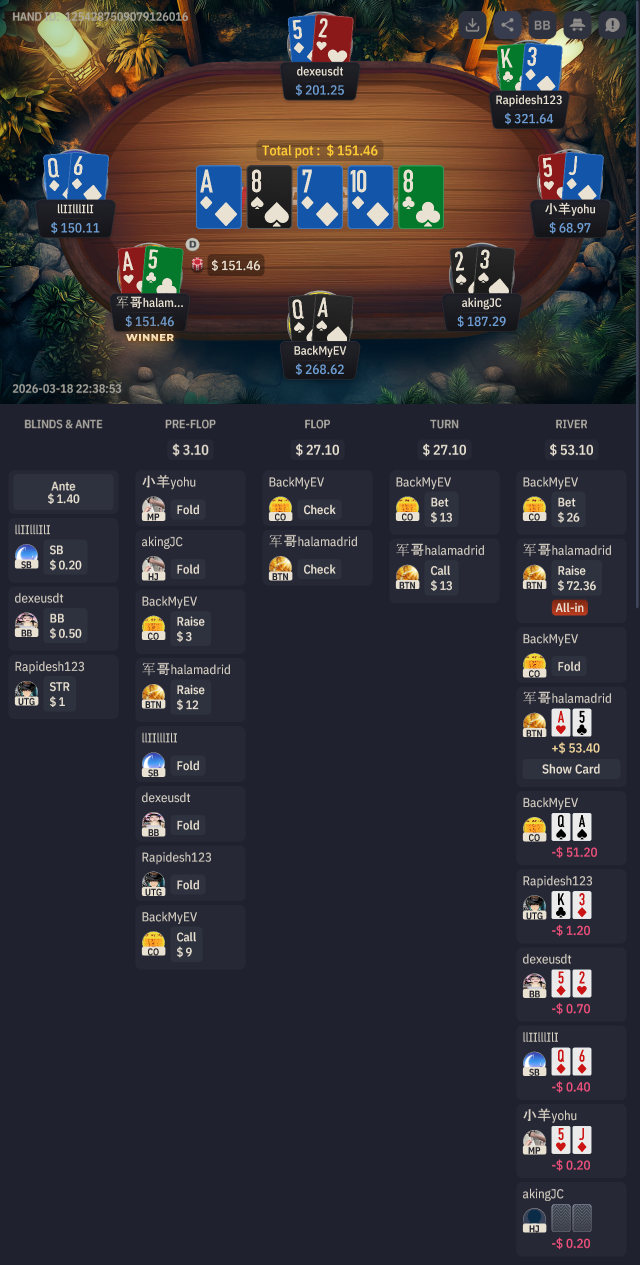
#> input picture ocr-service/ocr6.png, 1280 x 2529 px (shown at 1/2 size); its folder holds 5 pictures in this run
$ python auto_crop_board_suits.py
#> lines starting #> are read from the running program, lines starting #| are printed output that depends on the picture
### ocr-service/engine.py
import re
import os
import json
import logging
import time

import cv2
import numpy as np

logger = logging.getLogger(__name__)

# ─────────────────────────────────────────────
# Card Recognition Utilities
# ─────────────────────────────────────────────

VALID_RANKS = frozenset({'a', 'k', 'q', 'j', 't', '10', '9', '8', '7', '6', '5', '4', '3', '2'})

RANK_MAP = {
    '10': '10', '1o': '10', 'io': '10', 'l0': '10',
    '1': 'A',
    '09': '9', '06': '6', '08': '8', '07': '7',
    '05': '5', '04': '4', '03': '3', '02': '2',
    'o9': '9', 'o6': '6', 'o8': '8', 'o4': '4',
    'ok': 'K', 'oq': 'Q', 'oj': 'J',
}

# Pre-compiled regex patterns (avoid re-compiling per call)
_RE_RANK_SUIT = re.compile(r'^((?:10|[2-9TJQKA]))([HDCS])$', re.IGNORECASE)
_RE_RANK_SUIT_VALID = re.compile(r'^(?:10|[2-9TJQKA])[HDCS]$', re.IGNORECASE)


# [40 lines left out: functions normalize_card_rank, is_valid_card_rank, not called in this run]


# ─────────────────────────────────────────────
# LayoutEngine
# ─────────────────────────────────────────────
class LayoutEngine:
    def __init__(self, config_path="layout_config.json"):
        if os.path.exists(config_path):
            with open(config_path, 'r') as f:
                self.config = json.load(f)
        else:
            self.config = {"layouts": []}
        self.templates_dir = "templates/anchors"
        self._x_scale = 1.0

        # Cache anchor templates at init — avoid cv2.imread per frame
        self._anchor_cache = {}
        for layout in self.config.get('layouts', []):
            anchor_file = layout.get('anchor_file')
            if anchor_file:
                template_path = os.path.join(self.templates_dir, anchor_file)
                if os.path.exists(template_path):
                    img = cv2.imread(template_path, 0)
                    if img is not None:
                        self._anchor_cache[anchor_file] = img

    def match_layout(self, image, ocr_engine=None):
        """
        Multi-signal layout detection.
        Score = anchor_match (70%) + aspect_ratio bonus (30%).
        OCR keyword matching is optional and skipped if ocr_engine is None.
        Returns (layout_dict, score) for best match above threshold.
        """
        gray = cv2.cvtColor(image, cv2.COLOR_BGR2GRAY)
        h, w = image.shape[:2]
        aspect_ratio = w / float(h)

        # Call OCR only if an engine is provided (for backward compat)
        ocr_results = []
        if ocr_engine:
            try:
                res = ocr_engine.ocr(image, cls=False)
                if res and res[0]:
                    ocr_results = res[0]
            except Exception as e:
                logger.warning(f"[LayoutEngine] OCR signal failed: {e}")

        best_match = None
        max_score = -1
        anchor_weight = 0.6 if ocr_results else 0.7

        for layout in self.config.get('layouts', []):
            score = 0.0

            # Signal 1: Anchor template matching (from cache)
            anchor_file = layout.get('anchor_file')
            if anchor_file:
                template = self._anchor_cache.get(anchor_file)
                if template is not None:
                    res = cv2.matchTemplate(gray, template, cv2.TM_CCOEFF_NORMED)
                    _, cur_max_val, _, _ = cv2.minMaxLoc(res)
                    score += cur_max_val * anchor_weight
                    logger.debug(f"[LayoutEngine] {layout['name']} anchor score: {cur_max_val:.3f}")

            # Signal 2: OCR keyword match (weight 30%, skipped if no OCR)
            keyword = layout.get('anchor_text', '').lower()
            if keyword and ocr_results:
                for line in ocr_results:
                    if keyword in line[1][0].lower():
                        score += line[1][1] * 0.3
                        break

            # Signal 3: Aspect ratio — gradual penalty (not cliff)
            target_ratio = layout.get('aspect_ratio', 1.77)
            ratio_diff = abs(aspect_ratio - target_ratio)

            if ratio_diff < 0.2:
                score += 0.1
            else:
                score -= min(ratio_diff * 0.3, 0.2)

            threshold = layout.get('threshold', 0.5)
            if score > threshold and score > max_score:
                max_score = score
                best_match = (layout, score)

        # Calculate sidebar scale factor for the matched layout
        if best_match:
            matched_layout = best_match[0]
            target_ratio = matched_layout.get('aspect_ratio', aspect_ratio)
            sidebar_region = matched_layout.get('regions', {}).get('sidebar')

            if sidebar_region and aspect_ratio < target_ratio * 0.85:
                self._x_scale = sidebar_region.get('x1', 0.8)
                logger.info(f"[LayoutEngine] Sidebar crop detected: x_scale={self._x_scale:.2f}")
            else:
                self._x_scale = 1.0

        return best_match

    # [23 lines left out: function crop_region, not called in this run]


# ─────────────────────────────────────────────
# CardDetector
# ─────────────────────────────────────────────

# Labels that easily raise false positives due to thin/generic shapes
_PENALIZED_LABELS = frozenset({'J', 'Q', '7', '1', 'I'})

# Context-specific configuration
_CONTEXT_CONFIG = {
    "board": {
        "rank_scales": [1.0],
        "suit_scales": [1.0],
        "suit_threshold": 0.80,
        "rank_threshold": 0.75,
        "max_dx": 80,
        "max_dy": 120,
    },
    "_default": {
        "rank_scales": [0.5, 0.6],
        "suit_scales_small": [0.9, 1.0, 1.1],
        "suit_scales_board_fallback": [0.5, 0.6],
        "suit_threshold": 0.70,
        "rank_threshold": 0.70,
        "max_dx": 40,
        "max_dy": 70,
        "fallback_scales": [0.4, 0.5, 0.6, 0.7],
    },
}

# Collect every unique scale used across all contexts — pre-compute these at load time
_ALL_SCALES = set()
for _cfg in _CONTEXT_CONFIG.values():
    for _key, _val in _cfg.items():
        if isinstance(_val, list) and _key.endswith('scales') or _key.endswith('_scales') or 'scale' in _key:
            _ALL_SCALES.update(_val)
_ALL_SCALES = sorted(_ALL_SCALES)


# [13 lines left out: function _prescale_template, not called in this run]


class CardDetector:
    def __init__(self, templates_dir="templates"):
        self.templates_dir = templates_dir
        self.ranks_dir = os.path.join(templates_dir, "ranks")
        self.suits_dir = os.path.join(templates_dir, "suits")

        self.rank_templates = {}
        self.suit_templates_board = {}   # *_board.png — large, for board cards
        self.suit_templates_small = {}   # *_small.png — small, for river/showdown
        self._load_templates()
        self._templates_mtime = self._snapshot_mtime()

        self._debug_dir = os.path.join(os.path.dirname(templates_dir), "debug_crops")
        self._failed_dir = os.path.join(os.path.dirname(templates_dir), "templates_failed", "raw")
        self._debug_dir_created = False
        self._failed_dir_created = False

    def _snapshot_mtime(self):
        """Collect {filename: mtime} for all .png files in ranks/ and suits/ dirs."""
        snapshot = {}
        for directory in (self.ranks_dir, self.suits_dir):
            if not os.path.isdir(directory):
                continue
            for f in os.listdir(directory):
                if f.endswith('.png'):
                    path = os.path.join(directory, f)
                    try:
                        snapshot[path] = os.path.getmtime(path)
                    except OSError:
                        pass
        return snapshot

    # [10 lines left out: function reload_if_changed, not called in this run]

    def _load_templates(self):
        """Load rank and suit template images from disk."""
        self._load_template_dir(
            self.ranks_dir,
            target=self.rank_templates,
        )
        self._load_template_dir(
            self.suits_dir,
            target=None,  # routed by suffix
        )

    def _load_template_dir(self, directory, target=None):
        """Load .png templates from a directory into the appropriate dict."""
        os.makedirs(directory, exist_ok=True)
        for f in os.listdir(directory):
            if not f.endswith('.png'):
                continue
            img = cv2.imread(os.path.join(directory, f), 0)
            if img is None:
                continue

            label = f.split('_')[0].split('.')[0]
            scaled = _prescale_template(img)
            entry = {'label': label, 'img': img, 'scaled': scaled}

            if target is not None:
                # Rank templates
                target[f] = entry
            else:
                # Suit templates — route by filename suffix
                if '_small' in f:
                    self.suit_templates_small[f] = entry
                    # Auto-generate inverted variant (white-on-black) for
                    # loser/showdown cards that render suits as light-on-dark
                    inv_img = cv2.bitwise_not(img)
                    inv_scaled = _prescale_template(inv_img)
                    inv_key = f.replace('_small.png', '_small_inv.png')
                    self.suit_templates_small[inv_key] = {
                        'label': label, 'img': inv_img, 'scaled': inv_scaled,
                    }
                else:
                    # '_board' or default
                    self.suit_templates_board[f] = entry

    # [546 lines left out: functions _save_debug, _bb_iou, _nms, _build_search_images, _detect_symbols, _disambiguate_red_suits and 4 more, not called in this run]

### ocr-service/scripts/auto_crop_board_suits.py
import cv2
import sys
import os
import numpy as np

sys.path.append(os.path.join(os.path.dirname(__file__), '..'))
from engine import LayoutEngine, CardDetector

def main():
    base_dir = os.path.join(os.path.dirname(__file__), "..")
    img_path = os.path.join(base_dir, "ocr6.png") # ocr6 has club on board

    img = cv2.imread(img_path)
    layout_engine = LayoutEngine(os.path.join(base_dir, "layout_config.json"))
    card_detector = CardDetector(os.path.join(base_dir, "templates"))

    match = layout_engine.match_layout(img)
    if not match:
        print("Layout match failed.")
        return

    layout = match[0]
    board_rect = layout['regions']['board_cards']
    board_img = layout_engine.crop_region(img, board_rect)

    gray = cv2.cvtColor(board_img, cv2.COLOR_BGR2GRAY)

    # Use larger scales suitable for board cards
    ranks = card_detector._detect_symbols(gray, card_detector.rank_templates, threshold=0.7, binarize=True, scales=[1.0, 1.1])

    out_dir = os.path.join(base_dir, "debug_crops", "auto_board_suits")
    os.makedirs(out_dir, exist_ok=True)

    # Sort ranks left-to-right to easily match with what we see
    ranks.sort(key=lambda r: r['x'])

    for i, r in enumerate(ranks):
        r_label = r['label']
        x, y, w, h = r['x'], r['y'], r['w'], r['h']

        # In board cards, suit is right below rank, usually wider and taller
        suit_y1 = y + h - 5
        suit_y2 = y + h + int(h * 1.8)
        suit_x1 = x - 10
        suit_x2 = x + w + 10

        # Clamp
        h_img, w_img = board_img.shape[:2]
        suit_y1 = max(0, suit_y1)
        suit_y2 = min(h_img, suit_y2)
        suit_x1 = max(0, suit_x1)
        suit_x2 = min(w_img, suit_x2)

        suit_crop = gray[suit_y1:suit_y2, suit_x1:suit_x2]

        if suit_crop.size == 0: continue

        # Otsu threshold it
        _, binary = cv2.threshold(suit_crop, 0, 255, cv2.THRESH_BINARY + cv2.THRESH_OTSU)

        white_ratio = np.sum(binary == 255) / binary.size
        # The background of the card is white, so in OTSU, card bg becomes White (255)
        # We want the symbol to be White, so we need to INVERT it
        if white_ratio > 0.5:
             binary = cv2.bitwise_not(binary)

        contours, _ = cv2.findContours(binary, cv2.RETR_EXTERNAL, cv2.CHAIN_APPROX_SIMPLE)
        if not contours: continue

        c = max(contours, key=cv2.contourArea)
        cx, cy, cw, ch = cv2.boundingRect(c)
        if cw < 10 or ch < 10: continue

        # Add 2px padding for board suits
        binary_padded = np.zeros((ch+4, cw+4), dtype=np.uint8)
        binary_padded[2:2+ch, 2:2+cw] = binary[cy:cy+ch, cx:cx+cw]

        out_path = os.path.join(out_dir, f"{i}_{r_label}_board_suit.png")
        cv2.imwrite(out_path, binary_padded)
        print(f"Saved {out_path}")

if __name__ == '__main__':
    main()
#> in main, img is the input picture: shape (2529, 1280, 3); mean B, G, R 54.8, 49.1, 51.5
#> (reads ocr-service/layout_config.json from the repository)
#> in match_layout, `gray = cv2.cvtColor(image, cv2.COLOR_BGR2GRAY)`:
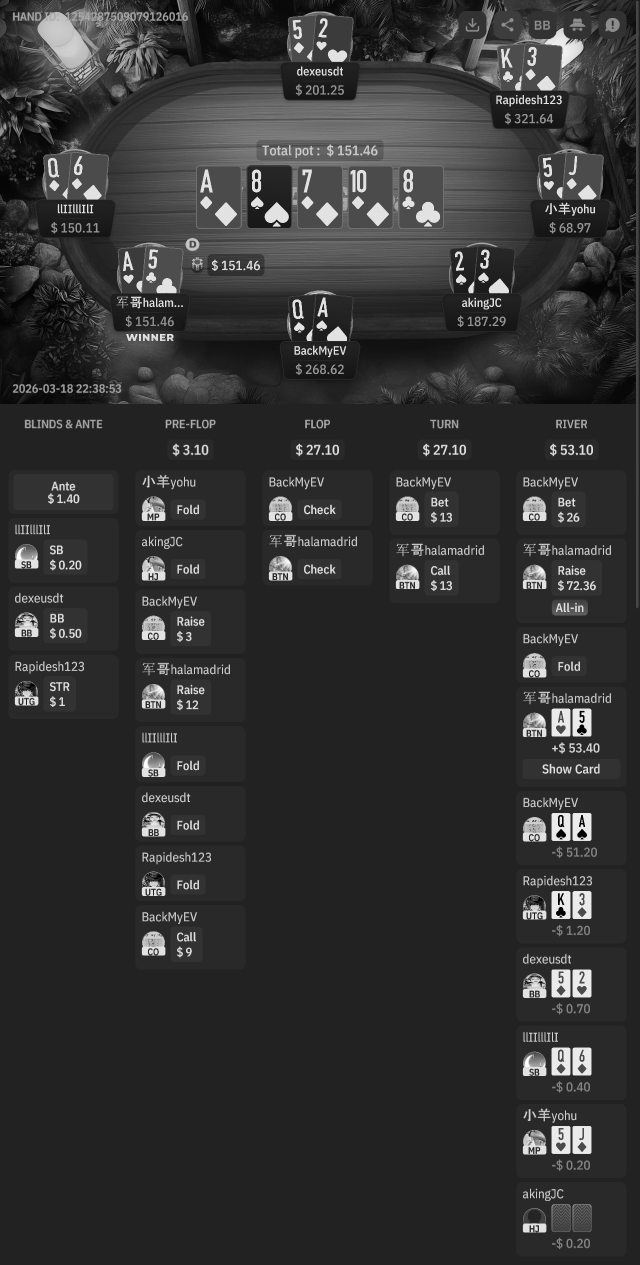
#> gray: shape (2529, 1280) (shown at 1/2 size); min 0, max 255, mean 50.5
#> after the loop in match_layout, `for layout in self.config.get('layouts', []):`: max_score = -1
